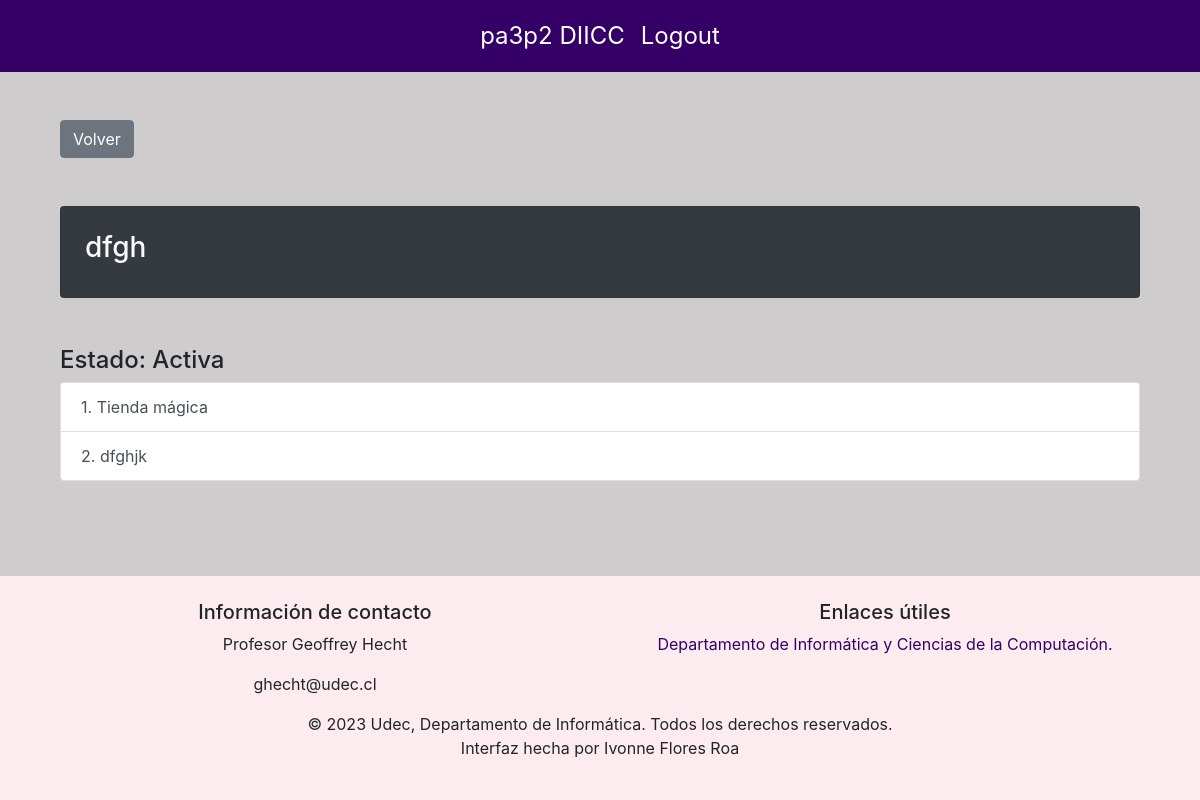
Screenshot of /dashDocente/1/serie/1 (signed in) with the database file from the repository.
### basedatos/modelos.py (models this page shows, shortened)
class Serie(db.Model):
    id = db.Column(db.Integer, primary_key=True)
    nombre = db.Column(db.String(50), nullable=False, unique=True)
    activa = db.Column(db.Boolean(), nullable=False, default=True)
    ejercicios = db.relationship('Ejercicio', order_by=Ejercicio.id, back_populates='serie')

class Ejercicio(db.Model):
    id = db.Column(db.Integer, primary_key=True)
    nombre = db.Column(db.String(50), nullable=False, unique=True)
    path_ejercicio = db.Column(db.String(200), nullable=False)
    enunciado = db.Column(db.String(), nullable=False)
    id_serie = db.Column(db.Integer, db.ForeignKey('serie.id'), nullable=False)
    serie = db.relationship('Serie', back_populates='ejercicios')

### main.py (the view)
@app.route('/dashDocente/<int:supervisor_id>/serie/<int:serie_id>')
@login_required
def detallesSeries(supervisor_id, serie_id):
    if not verify_supervisor(supervisor_id):
        flash('No tienes permiso para acceder a este dashboard. Debes ser un Supervisor.', 'danger')
        return redirect(url_for('login'))
    serie = Serie.query.get(serie_id)
    ejercicios = Ejercicio.query.filter_by(id_serie=serie_id).all()
    return render_template('detallesSerie.html', serie=serie, ejercicios=ejercicios, supervisor_id=supervisor_id)

### basedatos/modelos.py (called while the page is built)
    @property
    def is_authenticated(self):
        return True

### main.py (called while the page is built)
@login_manager.user_loader
def load_user(user_id):
    if user_id.startswith("e"):
        user = db.session.get(Estudiante, int(user_id[1:]))
    elif user_id.startswith("s"):
        user = db.session.get(Supervisor, int(user_id[1:]))
    else:
        return None
    return user

def verify_supervisor(supervisor_id):
    if not isinstance(current_user, Supervisor):
        flash('No tienes permiso para acceder a este dashboard. Debes ser un Supervisor.', 'danger')
        return False
    if current_user.id != supervisor_id:
        flash('No tienes permiso para acceder a este dashboard.', 'danger')
        return False
    return True

### templates/detallesSerie.html (shortened to what this page needs)
{% extends "layout.html" %}
{% block content %}
<div class="container mt-5">
    <br>
    <a href="{{url_for('dashDocente', supervisor_id=supervisor_id)}}" class="btn btn-secondary">Volver</a>
</div>
<div class="container mt-5">
    <div class="card text-light bg-dark p-4 rounded mb-4 no-hover-effect">
        <h3>{{serie.nombre}}</h3>
    </div>
</div>
<div class="container mt-5">
{%if serie.activa%}
    <h4>Estado: Activa</h4>
{%else%}
    <h4>Estado: Inactiva</h4>
{%endif%}
{%if ejercicios %}
    <div class="list-group list-group-numbered">
        {%for ejercicio in ejercicios%}
            <a href="{{url_for('detallesEjercicio', supervisor_id=supervisor_id, serie_id=serie.id,ejercicio_id=ejercicio.id)}}" class="list-group-item list-group-item-action" style="font-size: 1em;">
                {{loop.index}}. {{ejercicio.nombre}}
            </a>
        {%endfor%}
    </div>
{%else%}
    <p>Esta serie no tiene ejercicios.</p>
{%endif%}
</div>
{% endblock %}

### static/css/layout.css (style rules this page uses)
:root { --silver: #ceccccff; --china-rose: #9d6381ff; --lavender-blush: #fdecefff; --night: #0f110cff; --persian-indigo: #340068ff; --secondary: #6c757d; --silver-opaco: rgba(206, 204, 204, 0.5); --persian-indigo-opaco: rgba(52, 0, 104, 0.5); }
body { min-height: 100vh; display: flex; flex-direction: column; background-color: #ceccccff; }
a { color: #340068; }

### rows the page displays
Serie: nombre "dfgh"
Ejercicio: nombre "Tienda mágica"
Ejercicio: nombre "dfghjk"
